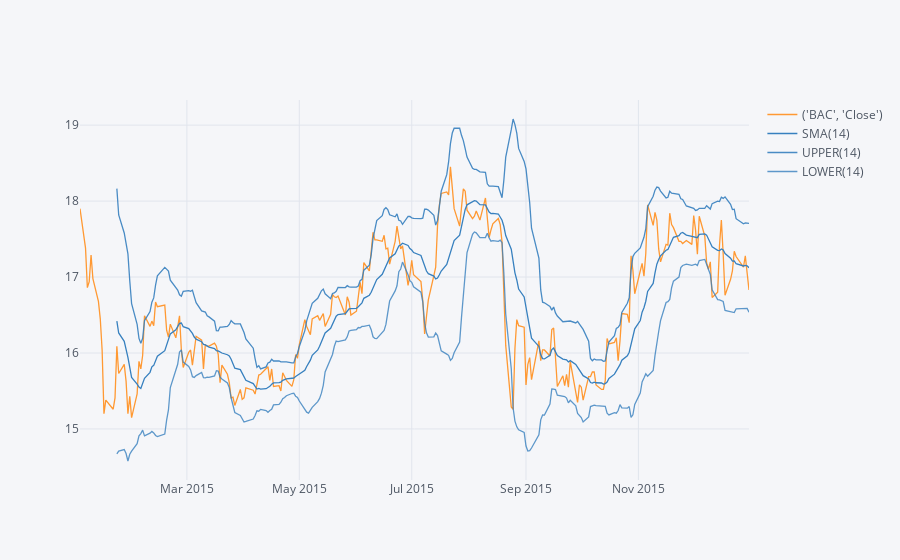

Here is the notebook cell this chart was saved with:
### Markdown cell above
**Use .ta_plot(study='boll') to create a Bollinger Band Plot for Bank of America for the year 2015.**

### Code cell
bank_stocks.loc['2015'].xs(('BAC','Close'),axis=1).ta_plot(study='boll')

### Figure 1 — Plotly figure (JSON) as saved in the notebook; plotly's stock layout.template omitted (floating-point values rounded to 4 significant figures; data arrays with more than 128 entries replaced by an {"elided": "..."} marker saying what was removed)
{"data": [{"line": {"color": "rgba(255, 153, 51, 1.0)", "dash": "solid", "shape": "linear", "width": 1.3}, "mode": "lines", "name": "('BAC', 'Close')", "text": "", "type": "scatter", "x": {"elided": "252 str values"}, "y": {"elided": "252 float values"}}, {"line": {"color": "rgba(55, 128, 191, 1.0)", "dash": "solid", "shape": "linear", "width": 1.3}, "mode": "lines", "name": "SMA(14)", "text": "", "type": "scatter", "x": {"elided": "252 str values"}, "y": {"elided": "252 mixed values"}}, {"line": {"color": "rgba(55, 128, 191, 0.8999999999999999)", "dash": "solid", "shape": "linear", "width": 1.3}, "mode": "lines", "name": "UPPER(14)", "text": "", "type": "scatter", "x": {"elided": "252 str values"}, "y": {"elided": "252 mixed values"}}, {"line": {"color": "rgba(55, 128, 191, 0.7999999999999998)", "dash": "solid", "shape": "linear", "width": 1.3}, "mode": "lines", "name": "LOWER(14)", "text": "", "type": "scatter", "x": {"elided": "252 str values"}, "y": {"elided": "252 mixed values"}}], "layout": {"legend": {"bgcolor": "#F5F6F9", "font": {"color": "#4D5663"}}, "paper_bgcolor": "#F5F6F9", "plot_bgcolor": "#F5F6F9", "title": {"font": {"color": "#4D5663"}}, "xaxis": {"gridcolor": "#E1E5ED", "showgrid": true, "tickfont": {"color": "#4D5663"}, "title": {"font": {"color": "#4D5663"}, "text": ""}, "zerolinecolor": "#E1E5ED"}, "yaxis": {"gridcolor": "#E1E5ED", "showgrid": true, "tickfont": {"color": "#4D5663"}, "title": {"font": {"color": "#4D5663"}, "text": ""}, "zerolinecolor": "#E1E5ED"}}}
